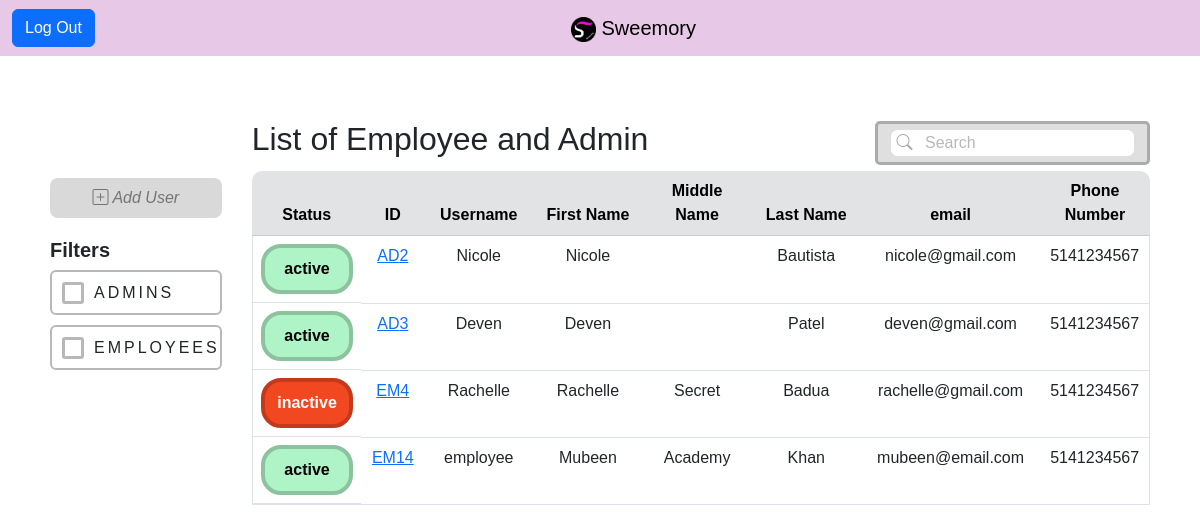
The page /ITspecialist/index (signed in) on the database its author committed.
### tables this page shows
CREATE TABLE `profile` (
  `user_id` int(11) NOT NULL,
  `first_name` varchar(50) NOT NULL,
  `middle_name` varchar(50) NOT NULL,
  `last_name` varchar(50) NOT NULL,
  `email` varchar(80) NOT NULL,
  `phone_number` varchar(10) NOT NULL,
  `status` varchar(8) NOT NULL
);

CREATE TABLE `user` (
  `user_id` int(11) NOT NULL,
  `user_type` varchar(12) NOT NULL,
  `username` varchar(50) NOT NULL,
  `password_hash` varchar(72) NOT NULL
);

### app/core/Controller.php (called while the page is built, shortened)
<?php
class Controller
{
    function view($name, $data = [])
    {
        include('app/views/' . $name . '.php');
    }
}

### app/controllers/ITspecialist.php (called while the page is built, shortened)
<?php
class ITspecialist extends \app\core\Controller
{
	public function index()
	{
        $user = new \app\models\User();
        $users = $user->getAllUserInfo();
        $this->view('ITspecialist/index', $users);
	}
}

### app/core/App.php (called while the page is built, shortened)
<?php
class App
{
    public function __construct()
    {
        $request = $this->parseUrl($_GET['url'] ?? '');
        $method = 'index';
        if (file_exists('app/controllers/' . $request[0] . '.php'))
        {
            unset($request[0]);
        }
        $controller = new $controller;
        if (isset($request[1]) && method_exists($controller, $request[1]))
        {
            $method = $request[1];
            unset($request[1]);
        }
        $params = array_values($request);
        call_user_func_array([$controller, $method], $params);
    }
    function parseUrl($url)
    {
        return explode('/', trim($url, '/'));
    }
}

### index.php (called while the page is built, shortened)
<?php
new app\core\App;

### app/models/User.php (called while the page is built, shortened)
<?php
class User extends \app\core\Model
{
	public function getAllUserInfo()
	{
		$SQL = "SELECT p.status, u.user_id, u.user_type, u.username, p.first_name, p.middle_name, p.last_name, p.email, p.phone_number
			FROM user u
			LEFT JOIN profile p ON u.user_id = p.user_id
			WHERE u.user_type <> 'itspecialist'";
		$STH = self::$connection->prepare($SQL);
		$STH->execute();
		$STH->setFetchMode(\PDO::FETCH_CLASS, 'app\\models\\User');
		return $STH->fetchAll();
	}
}

### app/views/ITspecialist/index.php (the view, shortened to what this page needs)
<?php $this->view('shared/header','IT Home Page'); ?>
<?php $this->view('shared/navigation/itnav'); ?>
	<div class="viewUsers">
		<div class="vu-content-left">
			<div class="spacer" style="height: 58px; flex-shrink: 0; margin: 0; padding: 0;"></div>
			<div class="btn-addUser" style="">
				<a href="/ITspecialist/createUser" style="text-decoration: none; color: #757575; ">
					<i class="bi bi-plus-square"> <?=_('Add User')?></i>
				</a>
			</div>
			<div style="margin-top: 20px; display: grid; ">
				<h5><b><?=_('Filters')?></b></h5>
				<form>
					<label class="label-radio">
						<input class="input-radio" type="radio" name="filter" value="admin"><?=_('Admins')?>
					</label>
					<label class="label-radio">
						<input class="input-radio" type="radio" name="filter" value="employee"><?=_('Employees')?>
					</label>
				</form>
			</div>
		</div>
		<div class="spacer" style="width: 30px; flex-shrink: 0; margin: 0; padding: 0;"></div>
		<div class="vu-content-right" style="">
			<div class="justify-content-between" style="display: flex; align-items: center; margin-bottom: 5px;">
				<div class="">
					<h2><?=_('List of Employee and Admin')?></h2>
				</div>
				<div class="search-div" style=" ">
					<form action="/ITspecialist/search" class="search-form" style="">
						<button class="search-btn" style=""><i class="bi bi-search" style="color: #ACABAB;"></i></button>
						<input type="search" name="search" class="search-input" placeholder="<?=_('Search')?>" style="">
					</form>
				</div>
			</div>
				<table class="table " style="">
		            <thead class="table-secondary">
		                <tr style="height: 50px;" align="center">
		                    <th scope="col" style="border-top-left-radius: 10px;"><?=_('Status')?></th>
		                    <th scope="col" style="width:7%;"><?=_('ID')?></th>
		                    <th scope="col"><?=_('Username')?></th>
		                    <th scope="col"><?=_('First Name')?></th>
		                    <th scope="col"><?=_('Middle Name')?></th>
		                    <th scope="col"><?=_('Last Name')?></th>
		                    <th scope="col" style="width:20%;"><?=_('email')?></th>
		                    <th scope="col" style="border-top-right-radius: 10px;"><?=_('Phone Number')?></th>
		                </tr>
		            </thead>
		            <tbody class="border">
		            	<?php foreach ($data as $user) { ?>
			                <tr class="" align="center">
			                    <th scope="row" style="display: flex; align-items: center; justify-content: center;">
				            	<?php
				            		if($user->status == "active") { ?>
				            			<div class='status-active' style=''>
				            				<?= $user->status ?>
				            			</div>
				            		<?php } else { ?>
				            			<div class='status-inactive' style=''>
				            				<?= $user->status ?>
				            			</div>
				            		<?php }
				            	?>
		                    	</th>
			                    <td>
		                    	<?php
				            		if($user->user_type == "admin") { ?>
				            			<a href='/ITspecialist/userDetails/<?=$user->user_id?>'>AD<?= $user->user_id ?></a>
				            		<?php }else if ($user->user_type == "employee"){ ?>
				            			<a href='/ITspecialist/userDetails/<?=$user->user_id?>'>EM<?= $user->user_id ?></a>
				            		<?php }else{
				            			echo "ERROR";
				            		}
				            	?>
		                    	</td>
			                    <td align="" style="
/*			                    text-align: center;*/
/*			                    display: flex; */
/*			                    align-items: center; */
/*			                    justify-content: center;*/
			                    "><?= $user->username ?></td>
			                    <td><?= $user->first_name ?></td>
			                    <td><?= $user->middle_name ?></td>
			                    <td><?=$user->last_name ?></td>
			                    <td><?= $user->email ?></td>
			                    <td><?= $user->phone_number ?></td>
			                </tr>
		                <?php
							}
						?>
		            </tbody>
		        </table>
		</div>
	</div>
<?php $this->view('shared/footer'); ?>

### app/views/shared/header.php (shortened to what this page needs)
<!DOCTYPE html>
<html>
<head>
	<link href="https://cdn.jsdelivr.net/npm/bootstrap@5.3.0-alpha1/dist/css/bootstrap.min.css" rel="stylesheet">
	<link rel="stylesheet" href="https://cdn.jsdelivr.net/npm/bootstrap-icons@1.10.3/font/bootstrap-icons.css">
	<link rel="stylesheet" type="text/css" href="/css/main.css">
	<link rel="stylesheet" type="text/css" href="/css/login.css">
	<link rel="stylesheet" type="text/css" href="/css/IT.css">
	<link rel="stylesheet" type="text/css" href="/css/recipe.css">
	<link rel="stylesheet" type="text/css" href="/css/buttons.css">
</head>
<body>

### app/views/shared/navigation/itnav.php (shortened to what this page needs)
<nav class="navbar fixed-top" style="background-color: #e8c8e7;">
  <div class="container-fluid">
    <a class="btn btn-primary" href="/User/logout">Log Out</a>
    <a class="navbar-brand" href="/ITspecialist/index"><img src="/resources/logo.png" alt="Cliquebait Logo" class="d-inline-block align-text-top" style="width: 25px; height: 25px;"> Sweemory</a>
</nav>

### app/views/shared/footer.php (shortened to what this page needs)
</body>
</html>

### css/main.css (style rules this page uses)
body { background-color: #FFFFFF; font-family: 'Ubuntu', sans-serif; position: relative; top: 50px; }
form label { text-transform: uppercase; font-weight: 500; letter-spacing: 3px; }

### css/IT.css (style rules this page uses)
.viewUsers { display: flex; margin-top: 20px; border-radius: 5px; padding: 50px; }
.vu-content-left { flex: 10%; display: block; }
.vu-content-right { flex: 90%; }
.btn-addUser { height: 40px; border-radius: 8px; padding: 5px; background: #D9D9D9; display: flex; align-items: center; justify-content: center; }
.label-radio { border: 2px solid #B8B8B8; border-radius: 6px; height: 45px; display: flex; align-items: center; gap: 10px; margin-bottom: 10px; }
.input-radio { margin-left: 10px; border: 3px solid #B8B8B8; border-radius: 3px; padding: 0.5em; -webkit-appearance: none; }
.search-div { border: 3px solid #ACABAB; border-radius: 5px; background-color: #DFDFDF; padding: 6px; }
.search-form { border: none; border-radius: 7px; background-color: white; margin-left: 7px; margin-right: 7px; }
.search-btn { border: none; border-radius: 7px; background-color: white; }
.search-input { border: none; border-bottom-right-radius: 7px; border-top-right-radius: 7px; }
.search-input::placeholder { color: #B8B8B8; }
table { table-layout: fixed; width: 100%; }
th,td { word-wrap: break-word; }
.status-active { border: 4px solid #8CC39E; border-radius: 20px; background: #AFF4C6; color: black; height: 50px; width: 100px; display: flex; align-items: center; justify-content: center; }
.status-inactive { border: 4px solid #C23A1B; border-radius: 20px; background: #F24822; color: white; height: 50px; width: 100px; display: flex; align-items: center; justify-content: center; }

### rows shown on the page
profile: status "active", user_id.user_id "2", user_id.username "Nicole", first_name "Nicole", last_name "Bautista", email "nicole@gmail.com", phone_number "5141234567"
profile: status "active", user_id.user_id "3", user_id.username "Deven", first_name "Deven", last_name "Patel", email "deven@gmail.com", phone_number "5141234567"
profile: status "inactive", user_id.user_id "4", user_id.username "Rachelle", first_name "Rachelle", middle_name "Secret", last_name "Badua", email "rachelle@gmail.com", phone_number "5141234567"
profile: status "active", user_id.user_id "14", user_id.username "employee", first_name "Mubeen", middle_name "Academy", last_name "Khan", email "mubeen@email.com", phone_number "5141234567"

### other values the page prints
_('Add User') "Add User"
_('Filters') "Filters"
_('Admins') "ADMINS"
_('Employees') "EMPLOYEES"
_('List of Employee and Admin') "List of Employee and Admin"
_('Status') "Status"
_('ID') "ID"
_('Username') "Username"
_('First Name') "First Name"
_('Middle Name') "Middle Name"
_('Last Name') "Last Name"
_('email') "email"
_('Phone Number') "Phone Number"
